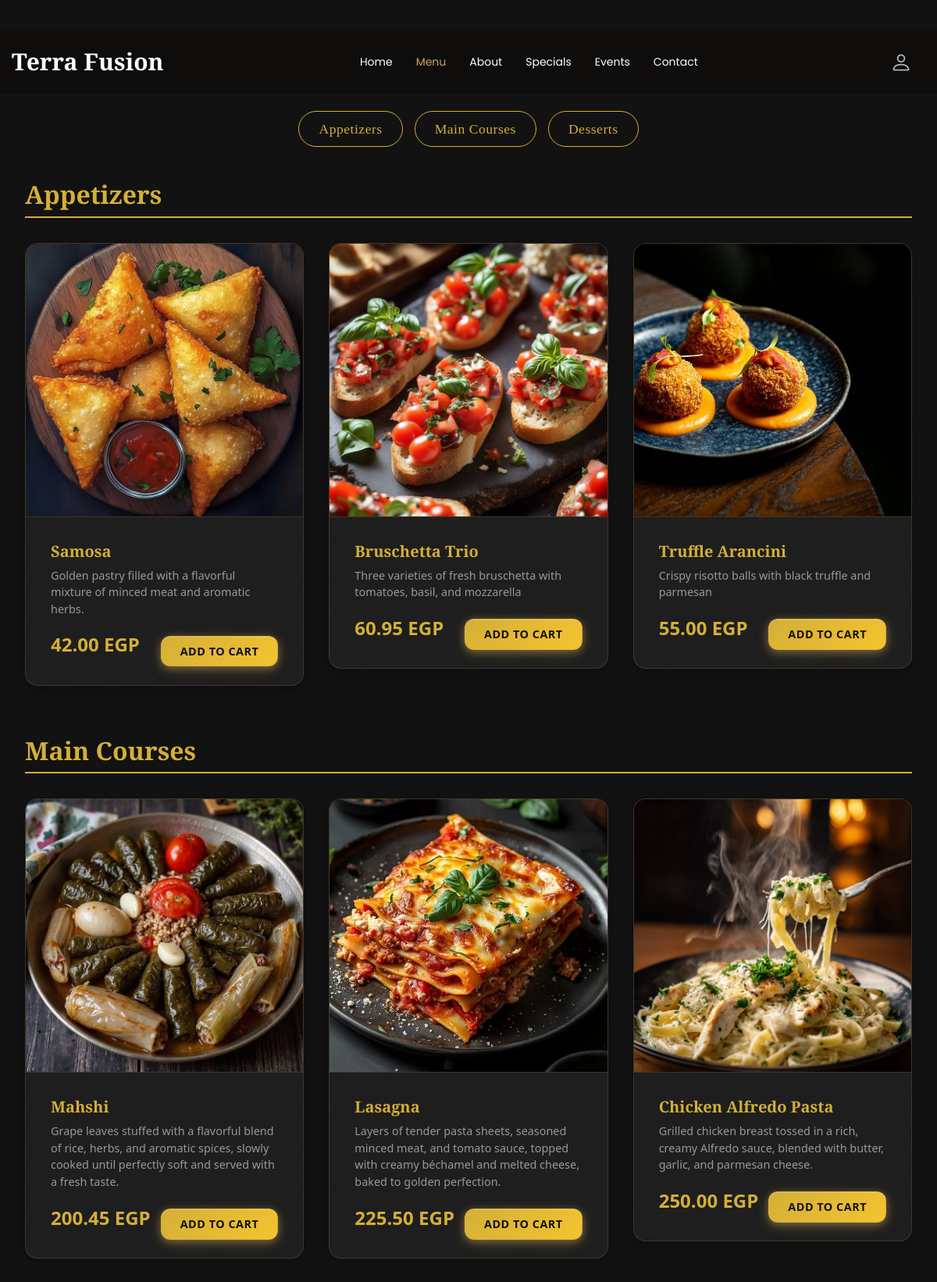
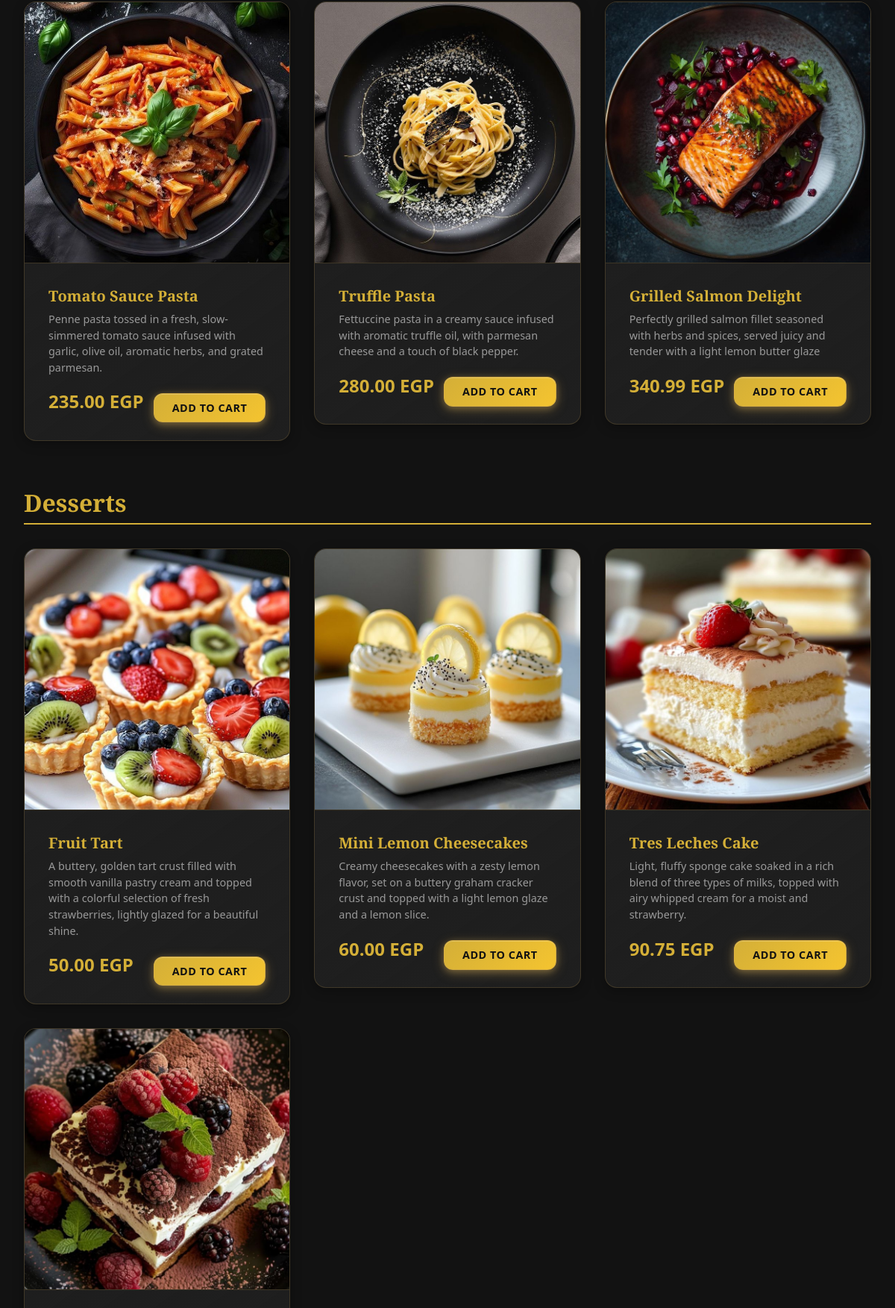
Page /menu.php (upper part) on the committed database (2 pictures, top to bottom).
### tables this page shows
CREATE TABLE `meals` (
  `meal_id` int(11) NOT NULL,
  `meal_name` varchar(100) NOT NULL,
  `description` text DEFAULT NULL,
  `price` decimal(6,2) NOT NULL,
  `image` varchar(255) DEFAULT NULL,
  `created_at` timestamp NOT NULL DEFAULT current_timestamp(),
  `meal_type` enum('Appetizers','Main Courses','Desserts') NOT NULL,
  `availability` enum('Available','Out of Stock') DEFAULT 'Available',
  `quantity` int(5) NOT NULL DEFAULT 1
);

### menu.php (the view, shortened to what this page needs)
<?php
require_once 'config.php';
$menuCategories = [];
try {
    $stmt = $pdo->query("SELECT DISTINCT meal_type FROM meals WHERE availability = 'Available' AND quantity > 0 ORDER BY meal_type");
    $categories = $stmt->fetchAll(PDO::FETCH_COLUMN);
    foreach ($categories as $category) {
        $stmt = $pdo->prepare("
            SELECT
                meal_id,
                meal_name,
                description,
                price,
                image,
                meal_type,
                quantity
            FROM meals
            WHERE meal_type = :meal_type AND availability = 'Available' AND quantity > 0
            ORDER BY created_at DESC
        ");
        $stmt->execute([':meal_type' => $category]);
        $meals = $stmt->fetchAll(PDO::FETCH_ASSOC);
        if (!empty($meals)) {
            $menuCategories[$category] = $meals;
        } else {
            echo "";
        }
    }
} catch(Exception $e) {
    error_log("Error in menu.php: " . $e->getMessage());
    $error = "We're experiencing technical difficulties. Please try again later.";
    if (strpos($_SERVER['HTTP_HOST'], 'localhost') !== false) {
        $error .= "<br><small>Debug: " . htmlspecialchars($e->getMessage()) . "</small>";
    }
}
?>
<!DOCTYPE html>
<html lang="en">
<head>
  <link href="https://cdn.jsdelivr.net/npm/bootstrap@5.3.0/dist/css/bootstrap.min.css" rel="stylesheet">
  <link href="https://unpkg.com/aos@2.3.1/dist/aos.css" rel="stylesheet">
  <link href="https://cdn.jsdelivr.net/npm/glightbox@3.2.0/dist/css/glightbox.min.css" rel="stylesheet">
  <link href="https://cdn.jsdelivr.net/npm/swiper@8.4.7/swiper-bundle.min.css" rel="stylesheet">
  <link rel="stylesheet" href="https://cdn.jsdelivr.net/npm/bootstrap-icons@1.10.0/font/bootstrap-icons.css">
  <link href="main.css" rel="stylesheet">
  <link rel="stylesheet" href="assets/css/style.css">
</head>
<body class="starter-page-services <?php echo (isset($_SESSION['logged_in']) && $_SESSION['logged_in'] === true) ? 'logged-in' : ''; ?>">
  <?php
  $cart_count = 0;
  ?>
  <header id="header" class="header fixed-top">
    <div class="topbar d-flex align-items-center">
    </div>
    <div class="branding d-flex align-items-cente">
      <div class="container position-relative d-flex align-items-center justify-content-between">
        <a href="index.php" class="logo d-flex align-items-center me-auto me-xl-0">
          <h1 class="sitename">Terra Fusion</h1>
        </a>
        <nav id="navmenu" class="navmenu">
          <ul>
            <li><a href="index.php">Home<br></a></li>
            <li><a href="menu.php" class="active">Menu</a></li>
            <li><a href="index.php#about">About</a></li>
            <li><a href="index.php#specials">Specials</a></li>
            <li><a href="index.php#events">Events</a></li>
            <li><a href="index.php#contact">Contact</a></li>
          </ul>
        </nav>
        <?php if (isset($_SESSION['logged_in']) && $_SESSION['logged_in'] === true): ?>
          <div class="d-flex">
            <a class="btn-book-a-table d-none d-xl-block" href="userprofile.php" title="My Profile"><i class="bi bi-person-circle"></i></a>
            <a class="btn-book-a-table d-none d-xl-block position-relative" href="cart.php" title="Cart">
              <i class="bi bi-cart3"></i>
              <span id="cart-badge" class="position-absolute translate-middle badge d-flex align-items-center justify-content-center" style="<?php echo $cart_count > 0 ? '' : 'display: none;'; ?>"><?php echo $cart_count; ?></span>
            </a>
            <a class="btn-book-a-table d-none d-xl-block" href="logout.php" title="Logout"><i class="bi bi-box-arrow-right"></i></a>
          </div>
        <?php else: ?>
          <a class="btn-book-a-table d-none d-xl-block" href="userprofile.php" title="Profile"><i class="bi bi-person-circle"></i></a>
        <?php endif; ?>
      </div>
    </div>
  </header>
    <main class="main">
    <div class="container" style="margin-top: 100px;">
        <?php if (!empty($menuCategories)): ?>
        <div class="category-nav-container">
            <div class="category-nav-wrapper">
                <?php foreach ($menuCategories as $categoryName => $items):
                    $catId = strtolower(str_replace(' ', '_', $categoryName));
                ?>
                <a href="#<?php echo $catId; ?>" class="category-nav-btn"><?php echo htmlspecialchars($categoryName); ?></a>
                <?php endforeach; ?>
            </div>
        </div>
        <?php endif; ?>
        <?php if (!empty($menuCategories)): ?>
            <?php foreach ($menuCategories as $categoryName => $items):
                $catId = strtolower(str_replace(' ', '_', $categoryName));
            ?>
                <div class="menu-category">
                    <h2 id="<?php echo $catId; ?>" class="category-title"><?php echo htmlspecialchars($categoryName); ?></h2>
                    <div class="menu-grid">
                        <?php foreach ($items as $item):
                            ?>
                            <div class="menu-item" data-item-id="<?php echo (int)$item['meal_id']; ?>">
                                <div style="width: 100%; overflow: hidden; height: 350px; display: flex; align-items: center; justify-content: center; background: #1a1a1a;">
                                 <img src="<?php echo !empty($item['image']) ? htmlspecialchars($item['image']) : 'images/meals-imgs/default.png'; ?>"
     alt="<?php echo htmlspecialchars($item['meal_name']); ?>"
                                         class="menu-item-image"
                                         style="width: 100%; height: 100%; object-fit: cover;"
                                         onerror="this.onerror=null; this.src='images/meals-imgs/default.png';">
                                </div>
                                <div class="menu-item-content">
                                    <h3 class="menu-item-name"><?php echo htmlspecialchars($item['meal_name']); ?></h3>
                                    <p class="menu-item-description"><?php echo htmlspecialchars($item['description'] ?? 'No description available.'); ?></p>
                                    <div class="menu-item-footer">
                                        <span class="menu-item-price"><?php echo number_format((float)$item['price'], 2); ?> EGP</span>
                                        <div class="add-to-cart-btn-container">
                                            <button class="btn btn-primary add-to-cart-btn"
                                                    data-meal-id="<?php echo $item['meal_id']; ?>">
                                                Add to Cart
                                            </button>
                                        </div>
                                    </div>
                                </div>
                            </div>
                        <?php endforeach; ?>
                    </div>
                </div>
            <?php endforeach; ?>
        <?php else: ?>
            <div class="no-items">
                <p>No menu items found. Please check back later.</p>
            </div>
        <?php endif; ?>
    </div>
    </main>
</body>
</html>

### main.css (style rules this page uses)
:root { --default-font: "Roboto", system-ui, -apple-system, "Segoe UI", Roboto, "Helvetica Neue", Arial, "Noto Sans", "Liberation Sans", sans-serif, "Apple Color Emoji", "Segoe UI Emoji", "Segoe UI Symbol", "Noto Color Emoji"; --heading-font: "Playfair Display", sans-serif; --nav-font: "Poppins", sans-serif; }
:root { --background-color: #0c0b09; --default-color: rgba(255, 255, 255, 0.7); --heading-color: #ffffff; --accent-color: #cda45e; --surface-color: #29261f; --contrast-color: #0c0b09; }
:root { --nav-color: #ffffff; --nav-hover-color: #cda45e; --nav-mobile-background-color: #29261f; --nav-dropdown-background-color: #29261f; --nav-dropdown-color: #ffffff; --nav-dropdown-hover-color: #cda45e; }
.btn-book-a-table { color: #000000; transition: all 0.3s ease-in-out; background-color: transparent; border: 2px solid #cda45e; }
:root { scroll-behavior: smooth; }
body { color: var(--default-color); background-color: var(--background-color); font-family: var(--default-font); }
a { color: var(--accent-color); text-decoration: none; transition: 0.3s; }
h1, h2, h3, h4, h5, h6 { color: var(--heading-color); font-family: var(--heading-font); }
.header { --background-color: rgba(12, 11, 9, 0.61); color: var(--default-color); transition: all 0.5s; z-index: 997; }
.header .topbar { height: 40px; padding: 0; font-size: 14px; transition: all 0.5s; }
.header .branding { background-color: var(--background-color); min-height: 60px; padding: 10px 0; transition: 0.3s; border-bottom: 1px solid var(--background-color); }
.header .logo { line-height: 1; }
.header .logo h1 { font-size: 30px; margin: 0; font-weight: 700; color: var(--heading-color); }
.header .btn-book-a-table, .header .btn-book-a-table:focus { color: var(--default-color); border: none !important; text-transform: uppercase; font-size: 28px; padding: 5px 10px; margin: -10px 5px 0 10px; border-radius: 50%; border-radius: 5px; border-radius: 50px; display: inline-flex; align-items: center; justify-content: center; width: 40px; height: 40px; padding: 0; transition: 0.3s; }
@media (min-width: 1200px) { .navmenu { padding: 0; } }
@media (min-width: 1200px) { .navmenu ul { margin: 0; padding: 0; display: flex; list-style: none; align-items: center; } }
@media (min-width: 1200px) { .navmenu li { position: relative; } }
@media (min-width: 1200px) { .navmenu a, .navmenu a:focus { color: var(--nav-color); padding: 18px 15px; font-size: 14px; font-family: var(--nav-font); font-weight: 400; display: flex; align-items: center; justify-content: space-between; white-space: nowrap; transition: 0.3s; } }
@media (min-width: 1200px) { .navmenu li:last-child a { padding-right: 0; } }
@media (min-width: 1200px) { .navmenu li:hover>a, .navmenu .active, .navmenu .active:focus { color: var(--nav-hover-color); } }
.btn-primary { background-color: #cda45e; border: none; padding: 0.9rem; font-weight: 600; letter-spacing: 0.5px; text-transform: uppercase; font-size: 0.9rem; border-radius: 8px; transition: all 0.3s cubic-bezier(0.4, 0, 0.2, 1); position: relative; overflow: hidden; }

### rows in the picture
meals: image+meal_name (picture), meal_name "Samosa", description "Golden pastry filled with a flavorful mixture of minced meat and aromatic herbs.", price "42.00"
meals: image+meal_name (picture), meal_name "Bruschetta Trio", description "Three varieties of fresh bruschetta with tomatoes, basil, and mozzarella", price "60.95"
meals: image+meal_name (picture), meal_name "Truffle Arancini", description "Crispy risotto balls with black truffle and parmesan", price "55.00"
meals: image (picture), meal_name "Mahshi", description "Grape leaves stuffed with a flavorful blend of rice, herbs, and aromatic spices, slowly cooked until perfectly soft and served with a fresh taste.", price "200.45"
meals: image+meal_name (picture), meal_name "Lasagna", description "Layers of tender pasta sheets, seasoned minced meat, and tomato sauce, topped with creamy béchamel and melted cheese, baked to golden perfection.", price "225.50"
meals: image+meal_name (picture), meal_name "Chicken Alfredo Pasta", description "Grilled chicken breast tossed in a rich, creamy Alfredo sauce, blended with butter, garlic, and parmesan cheese.", price "250.00"
meals: image+meal_name (picture), meal_name "Tomato Sauce Pasta", description "Penne pasta tossed in a fresh, slow-simmered tomato sauce infused with garlic, olive oil, aromatic herbs, and grated parmesan.", price "235.00"
meals: image+meal_name (picture), meal_name "Truffle Pasta", description "Fettuccine pasta in a creamy sauce infused with aromatic truffle oil, with parmesan cheese and a touch of black pepper.", price "280.00"
meals: image+meal_name (picture), meal_name "Grilled Salmon Delight", description "Perfectly grilled salmon fillet seasoned with herbs and spices, served juicy and tender with a light lemon butter glaze", price "340.99"
meals: image (picture), meal_name "Fruit Tart", description "A buttery, golden tart crust filled with smooth vanilla pastry cream and topped with a colorful selection of fresh strawberries, lightly glazed for a beautiful shine.", price "50.00"
meals: image+meal_name (picture), meal_name "Mini Lemon Cheesecakes", description "Creamy cheesecakes with a zesty lemon flavor, set on a buttery graham cracker crust and topped with a light lemon glaze and a lemon slice.", price "60.00"
meals: image+meal_name (picture), meal_name "Tres Leches Cake", description "Light, fluffy sponge cake soaked in a rich blend of three types of milks, topped with airy whipped cream for a moist and strawberry.", price "90.75"
meals: image+meal_name (picture)

### other values in the picture
$categoryName "Appetizers"
$categoryName "Main Courses"
$categoryName "Desserts"
